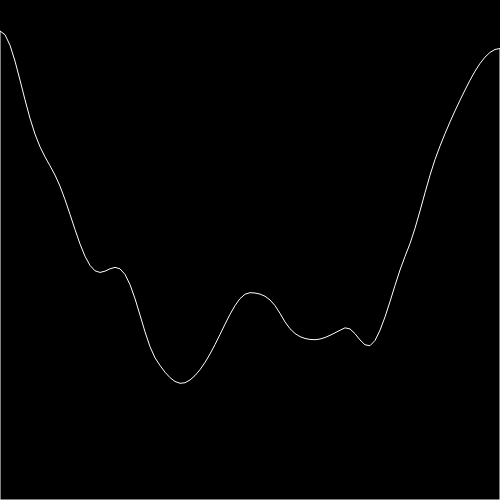
Frame 1 (no input)
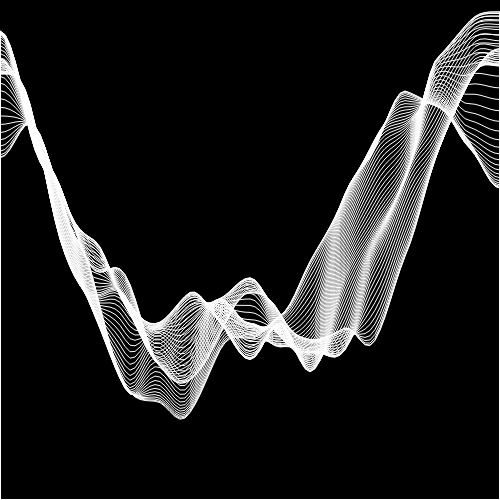
Frame 60 (no input)
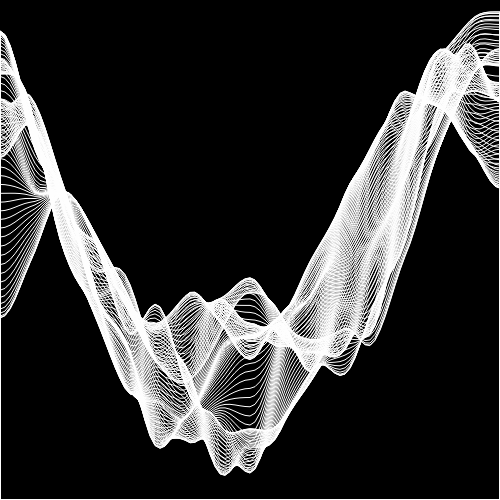
Frame 120 (the mouse pressed at the canvas centre since frame 60)

The p5.js sketch that drew these frames (run headless with seeded random() and noise() and a simulated clock; from frame 60 on, the mouse is pressed at the canvas centre):

// p5.js sketch
// ── sketch.js
// Day 13 of my generative art challenge
// Followed https://codepen.io/Jobarbo/pen/EmvEgv
let yoff = 0.0;

function setup() {
  createCanvas(500, 500);
  background('black');
  stroke('white');
}

function draw() {
  noFill();
  beginShape();

  let xoff = 0;
  for (let x = 0; x <= width; x += 5) {
    const y = map(noise(xoff, yoff), 0, 1, 1000, true) - 300;
    vertex(x, y);
    xoff += 0.02;
  }
  yoff += 0.0085;
  vertex(width, height);
  vertex(0, height);
  endShape(CLOSE);
}
